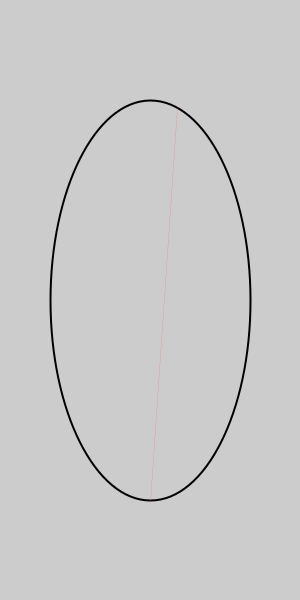
Frame 1 (no input)
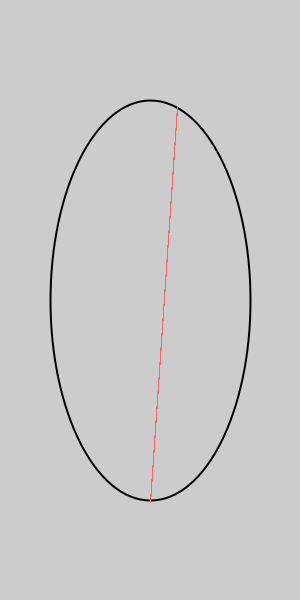
Frame 60 (the mouse pressed at the canvas centre just before this capture)
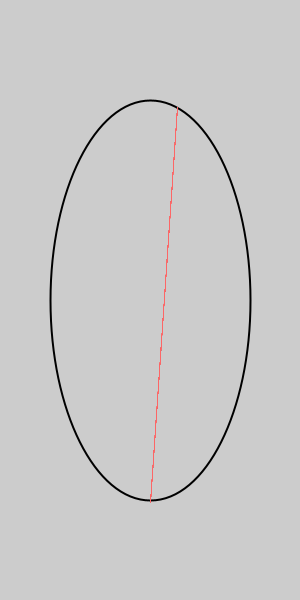
Frame 120 (the mouse held since frame 60 and released just before this capture)

The Processing sketch that drew these frames (run headless with seeded random() and noise(); from frame 60 on, the mouse is pressed at the canvas centre):

// Processing sketch: pe144
// ── pe144.pde
void setup() {
  size(300,600);
  translate(width/2,height/2);
  scale(20);
  strokeWeight(0.1);
  smooth();
  fill(0,0,0,0);
  ellipseMode(RADIUS);
  ellipse(0,0,5,10);
}

void draw() {
  translate(width/2,height/2);
  scale(20);
  strokeWeight(0.01);
  stroke(255,100,100);
  line(0,10.1,1.4,-9.6);
}
